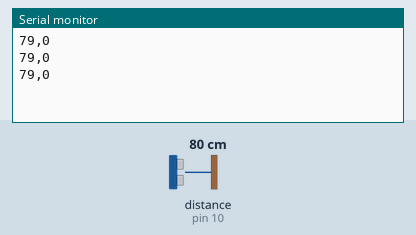
Simulated run of this sketch. Board: Arduino Uno, built with avr-gcc and run on an emulated ATmega328P. Parts: the last lines printed to the serial monitor. Wiring (inferred from the names in the program): ultrasonic range finder: trigger pin 9; echo pin 10. The inputs (shaded band) are chosen by the test bench; at power-on: distance to the obstacle (sensor on pin 10) 80 cm. The echo pulse lasts 58.3 µs per cm.

Above: at 1.2 s.
1.3 s: distance to the obstacle (sensor on pin 10) set to 2 cm
At 1.88 s:
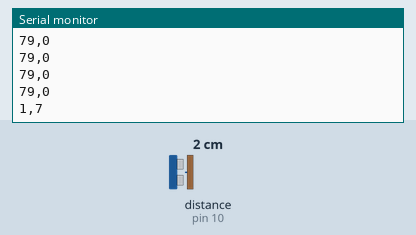
2.8 s: distance to the obstacle (sensor on pin 10) set to 4 cm
At 3.08 s:
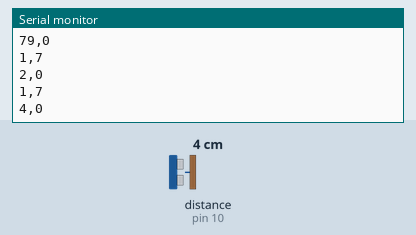
Timing chart, 0 to 5.8 s (numbered marks = the images above; inputs shaded):
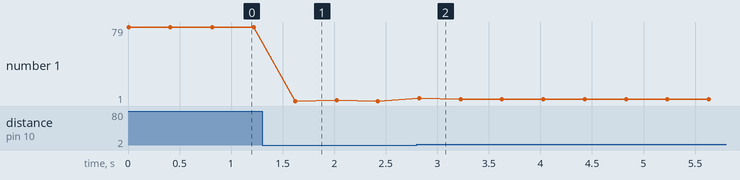

Measured:
- after the input at 1.3 s, the serial monitor: prints a new line after 0.32 s (image 1)
- after the input at 2.8 s, the serial monitor: prints a new line at once (image 2)
- plotted number 1: 79 → 1 after the input at 1.3 s, 1 → 3 after the input at 2.8 s

The sketch:

Ultrasone_Sensor_Inlezen_Arduino.ino
```cpp
const int trigPin = 9;
const int echoPin = 10;

void setup() {
  Serial.begin(9600);
  pinMode(trigPin, OUTPUT);
  pinMode(echoPin, INPUT);
}

void loop() {
  long duration;
  float distance;

  // Send a short pulse on the trigger pin
  digitalWrite(trigPin, LOW);
  delayMicroseconds(2);
  digitalWrite(trigPin, HIGH);
  delayMicroseconds(10);
  digitalWrite(trigPin, LOW);

  // Measure the time it takes for the pulse to return
  duration = pulseIn(echoPin, HIGH);

  // Calculate the distance in centimeters with one decimal place
  distance = (float)duration * 0.034 / 2;

  // Convert the distance to a string and replace '.' with ','
  String distanceString = String(distance, 1);
  distanceString.replace(".", ",");

  // Print the distance on the serial monitor
  Serial.println(distanceString);

  delay(400);
}
```
